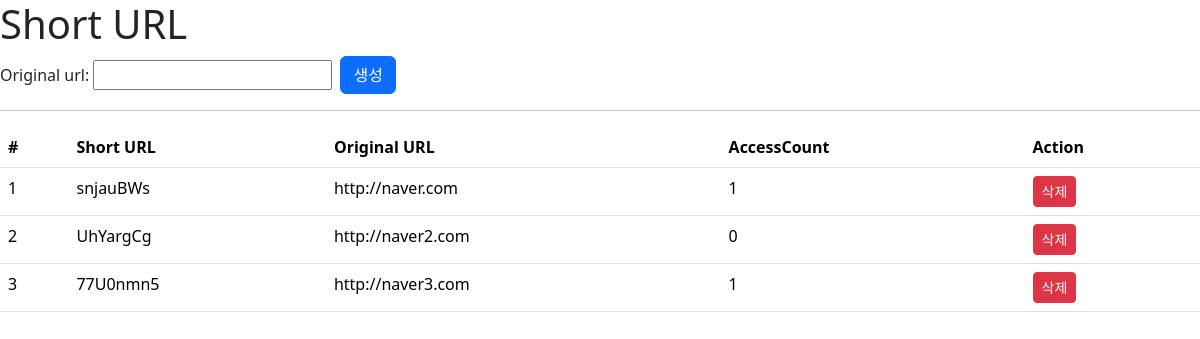
Before: / with the older database file.
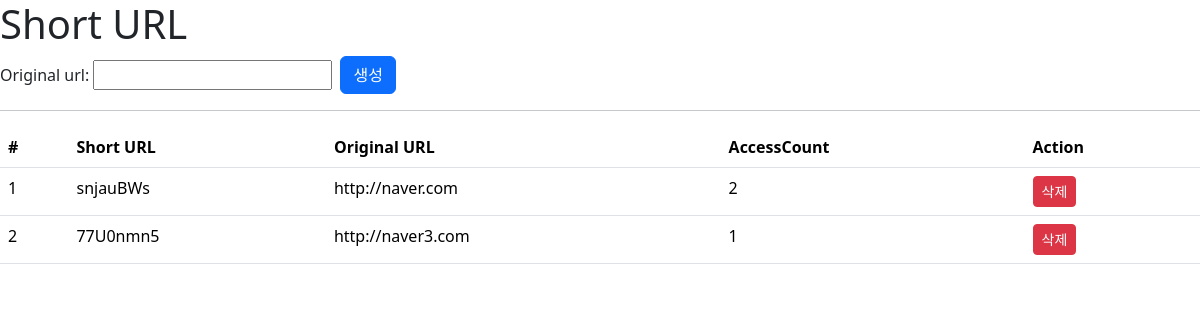
After: the same page with the newer database file.
### shortener/models.py (models this page shows, shortened)
class ShortURL(models.Model):
    code = models.CharField(max_length=8, unique=True)
    original_url = models.URLField(max_length=200)
    access_count = models.PositiveIntegerField(default=0)
    created_at = models.DateTimeField(auto_now_add = True)
    class Meta:
        app_label = "shortener"
        db_table = "short_url"

### shortener/views.py (the view)
# urls.py: path("", views.HomeView.as_view(), name = "home"),
class HomeView(View):
    def get(self, request):
        short_urls = ShortURL.objects.all()
        context = {"short_urls": short_urls, "form": ShortURLForm}
        return render(request, "home.html", context)

### shortener/templates/home.html (shortened to what this page needs)
{% extends "base.html" %}
{% block content %}
<div>
    <form action="{% url "shorten_url" %}" method="post" class="d-flex align-items-center">
        <div class="me-2">
            {{ form }}
        </div>
        <button type="submit" class="btn btn-primary btn">생성</button>
    </form>
    <hr>
    <table class="table">
        <thead>
            <tr>
                <th scope="col">#</th>
                <th scope="col">Short URL</th>
                <th scope="col">Original URL</th>
                <th scope="col">AccessCount</th>
                <th scope="col">Action</th>
            </tr>
        </thead>
        <tbody>
            {% for short_url in short_urls %}
                <tr>
                    <td>{{ forloop.counter }}</td>
                    <td>{{ short_url.code }}</td>
                    <td>{{ short_url.original_url }}</td>
                    <td>{{ short_url.access_count }}</td>
                    <td>
                        <form method="POST" action="{% url "short_url_detail" short_url.code %}" style="display: inline;">
                            <button type="submit" class="btn btn-danger btn-sm">삭제</button>
                        </form>
                    </td>
                </tr>
            {% empty %}
                <tr>
                    <td colspan="4" class="text-center">No Data Available</td>
                </tr>
            {% endfor %}
        </tbody>
    </table>
</div>
{% endblock %}

### shortener/templates/base.html (shortened to what this page needs)
<!DOCTYPE html>
<html lang="en">
<head>
    <link href="https://cdn.jsdelivr.net/npm/bootstrap@5.3.7/dist/css/bootstrap.min.css" rel="stylesheet">
</head>
<body>
    <h1>Short URL</h1>
    {% block content %}
    {% endblock%}
</body>
</html>

Changed rows visible on the page:
removed ShortURL: code "UhYargCg", original_url "http://naver2.com", access_count "0"
changed ShortURL "snjauBWs": access_count "1" → "2"
